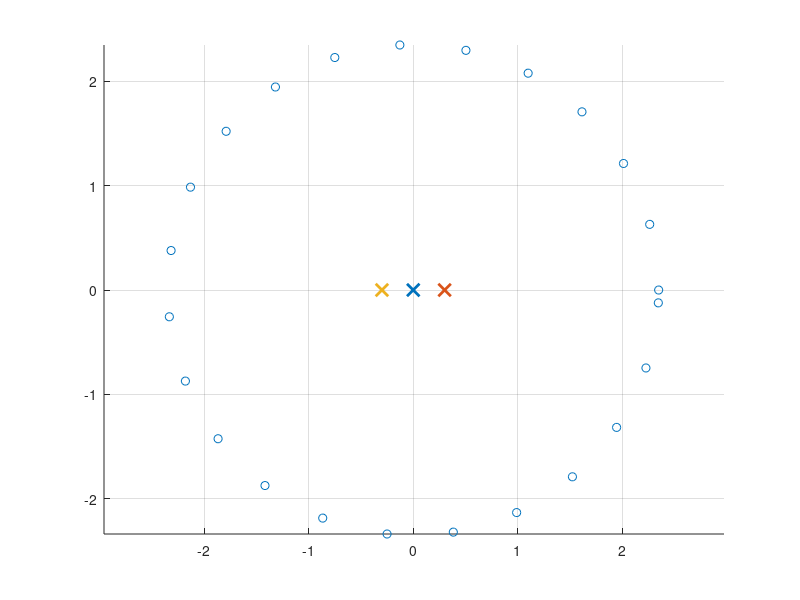

The MATLAB source for this figure: (Note: this script raises an error after producing the figure.)
%  Meyermeasurements_analyze.m
% 
% Peter Svensson 11 April 2022 & 20 April 2022

indatafolder = 'Meyer4XPmeasurements_data/';
filenamestart = 'Meyer';
filenameend = '_S01_R01.etx';

filenumbers = [0:120];
nfiles = length(filenumbers);
numberofsampelstoread = 2000;

reloadfiles = 1;

nfft = 8192;
%ivfft = 320:1300;
ivfft = 320 + [0:479];  % 480 samples = 10 ms
ivfft = 320 + [0:239];  % 240 samples = 5 ms

plotalsosim = 0;

ivplot = 301:500;
shiftamplp = 0.2;
shiftamp = 0.5;

nfirlp = 101;
freqlpfir = 5000;

%%%%%%%%%%%%%%%%%%%%%%%%%%%%%%%%

if reloadfiles == 0
    disp(' ')
    for ii = 1:nfiles
        II = int2str(filenumbers(ii));
        if round(ii/10)*10 == ii
            disp(['   Loading file: ',II])
        end
        if filenumbers(ii) < 10
            II = ['00',II];
        elseif filenumbers(ii) < 100
            II = ['0',II];
        end
        filename = [indatafolder,filenamestart,II,filenameend];
        [ir,fs] = readetxfile(filename,numberofsampelstoread);
    
        if ii == 1
            allirs = zeros(length(ir),nfiles);
            allirslp = zeros(length(ir),nfiles);
            Blp = fir1(nfirlp,freqlpfir/(fs/2));
        end
        allirs(:,ii) = -ir;
        irf = contwo(-ir,Blp);
        irf = irf(floor(nfirlp/2):end);
        irf = irf(1:length(ir));
        allirslp(:,ii) = irf;

    %     figure(1)
    %     clf(1)
    %     plot(ir)
    %     grid
    %     pause
    
    end
end

%%%%%%%%%%%%%%%%%%%%%%%%%%%%%%%%%%%%%%%%%%%%%%%%%%%%
%Discrete IR Code
%clf
r = 2.35; %m
xc = 0;   %center x
yc = 0;   %center y

n_meas = 24;

theta = linspace(0,2*pi-((3*pi)/180),n_meas);
x = r*cos(theta) + xc;
y = r*sin(theta) + yc;

mic_xyz = cat(1, x, y, zeros(1, n_meas));

ES1 = [0,0,0];
ES2 = [0.3,0,0];
ES3 = [-0.3,0,0];

ES_xyz = cat(1, ES1, ES2, ES3);
n_source = 3;

figure(2)
scatter(x,y)
hold on
plot(ES1(1),ES1(2), 'x', 'LineWidth', 2, 'MarkerSize', 9);
plot(ES2(1),ES2(2), 'x', 'LineWidth', 2, 'MarkerSize', 9);
plot(ES3(1),ES3(2), 'x', 'LineWidth', 2, 'MarkerSize', 9);
grid
axis equal
hold off

r_ES = EDcalcdist(ES_xyz, mic_xyz.');
r_ES1 = r_ES(1,:);
r_ES2 = r_ES(2,:);
r_ES3 = r_ES(3,:);

% Discretization error for impulse responses

% samplemethod = 1 -> round at low fs
% samplemethod = 2 -> round at high fs and decimate
% samplemethod = 3 -> round at low fs but split pulse between two samples

samplemethod = 2;

% Generate discrete-time IRs
% Exact arrival times
cair = 343;

% Approach 1: round to nearest discrete time-sample
fs = 48000;

if samplemethod == 2
    noversamp = 8;
    fs_oversamp = fs*noversamp;
    dt = 1/fs_oversamp;
elseif samplemethod == 1 % Approach 1: round to nearest discrete time-sample
    dt = 1/fs;
elseif samplemethod == 3 
    dt = 1/fs;
end

n_exact = zeros(3, n_meas);
n_rounded = zeros(3, n_meas);

for i = 1:n_source
    for j = 1:n_meas
        t_ij = r_ES(i,j)/cair;
        n_exact(i,j) = t_ij/dt + 1;
        n_rounded(i,j) = round(t_ij/dt) + 1;
    end
end

irmaxlength = -inf;
for i = 1:n_source
    if max(n_rounded(i,:)) > irmaxlength
        irmaxlength = max(n_rounded(i,:));
    end
end
irmaxlength = irmaxlength+1;

%irmaxlength = max([n_rounded(1,:) n_rounded(2,:) n_rounded(3,:)]) + 1;
ir = zeros(irmaxlength+5000, n_source, n_meas);
nfft = 8192;
F = zeros(nfft,n_source, n_meas);

if samplemethod == 1
    for i = 1:n_source
        for j = 1:n_meas
            ir(n_rounded(i,j),i,j) = 1/r_ES(i,j);
            F(:,i,j) = fft(ir(:,i,j),nfft);
        end
    end
elseif samplemethod == 2
    c = zeros(ceil((irmaxlength+5000)/noversamp), n_source, n_meas);
    for i = 1:n_source
        for j = 1:n_meas
            ir(n_rounded(i,j),i,j) = 1/r_ES(i,j);
            w = ir(:,i,j);
            c(:,i,j) = noversamp*decimate(w,noversamp);
            F(:,i,j) = fft(c(:,i,j),nfft);
        end
    end
    ir = c;
elseif samplemethod == 3
    for i = 1:n_source
        for j = 1:n_meas
            frac = n_exact(i,j) - floor(n_exact(i,j));
            ir(floor(n_exact(i,j)),i,j) = 1/r_ES(i,j)*(1-frac);
            ir(floor(n_exact(i,j))+1,i,j) = 1/r_ES(i,j)*frac;
            
            F(:,i,j) = fft(ir(:,i,j),nfft);
        end
    end
end

% if samplemethod == 2
%     ir = noversamp*decimate(ir,noversamp);
%     ir = reshape(ir,[],3,n_meas);
% %                 c = noversamp*decimate(squeeze(ir(i,j,:)),noversamp);
% %                 c = reshape(c,1,1,[]);
% %                 ir(i,j,:) = c;
% end

% figure(3)
% plot(ir(1,1))
% pause

fvec_fft = fs/nfft*[0:nfft/2-1].';

ptot_fromIR = sum(F,[2 3]);
ptot_fromIR = ptot_fromIR(1:nfft/2);
ptot_fromIR = squeeze(ptot_fromIR);

% Truth: FD results

cair = 343;
kvec = 2*pi*fvec_fft/cair;

% Correct answer, in freq. domain
ptot = 0;
for i = 1:n_source
    for j = 1:n_meas
        ptot = ptot + exp(-1i*kvec*r_ES(i,j))/r_ES(i,j);
    end     
end
if samplemethod == 2
    % Correct scale for IR results
    %ptot_fromIR = ptot_fromIR*(1/r1 + 1/r2)/(sum(ir1)+sum(ir2));
    %ptot_fromIR = ptot_fromIR*(sum(1./r1))/(sum(ir, 'all'));
end


